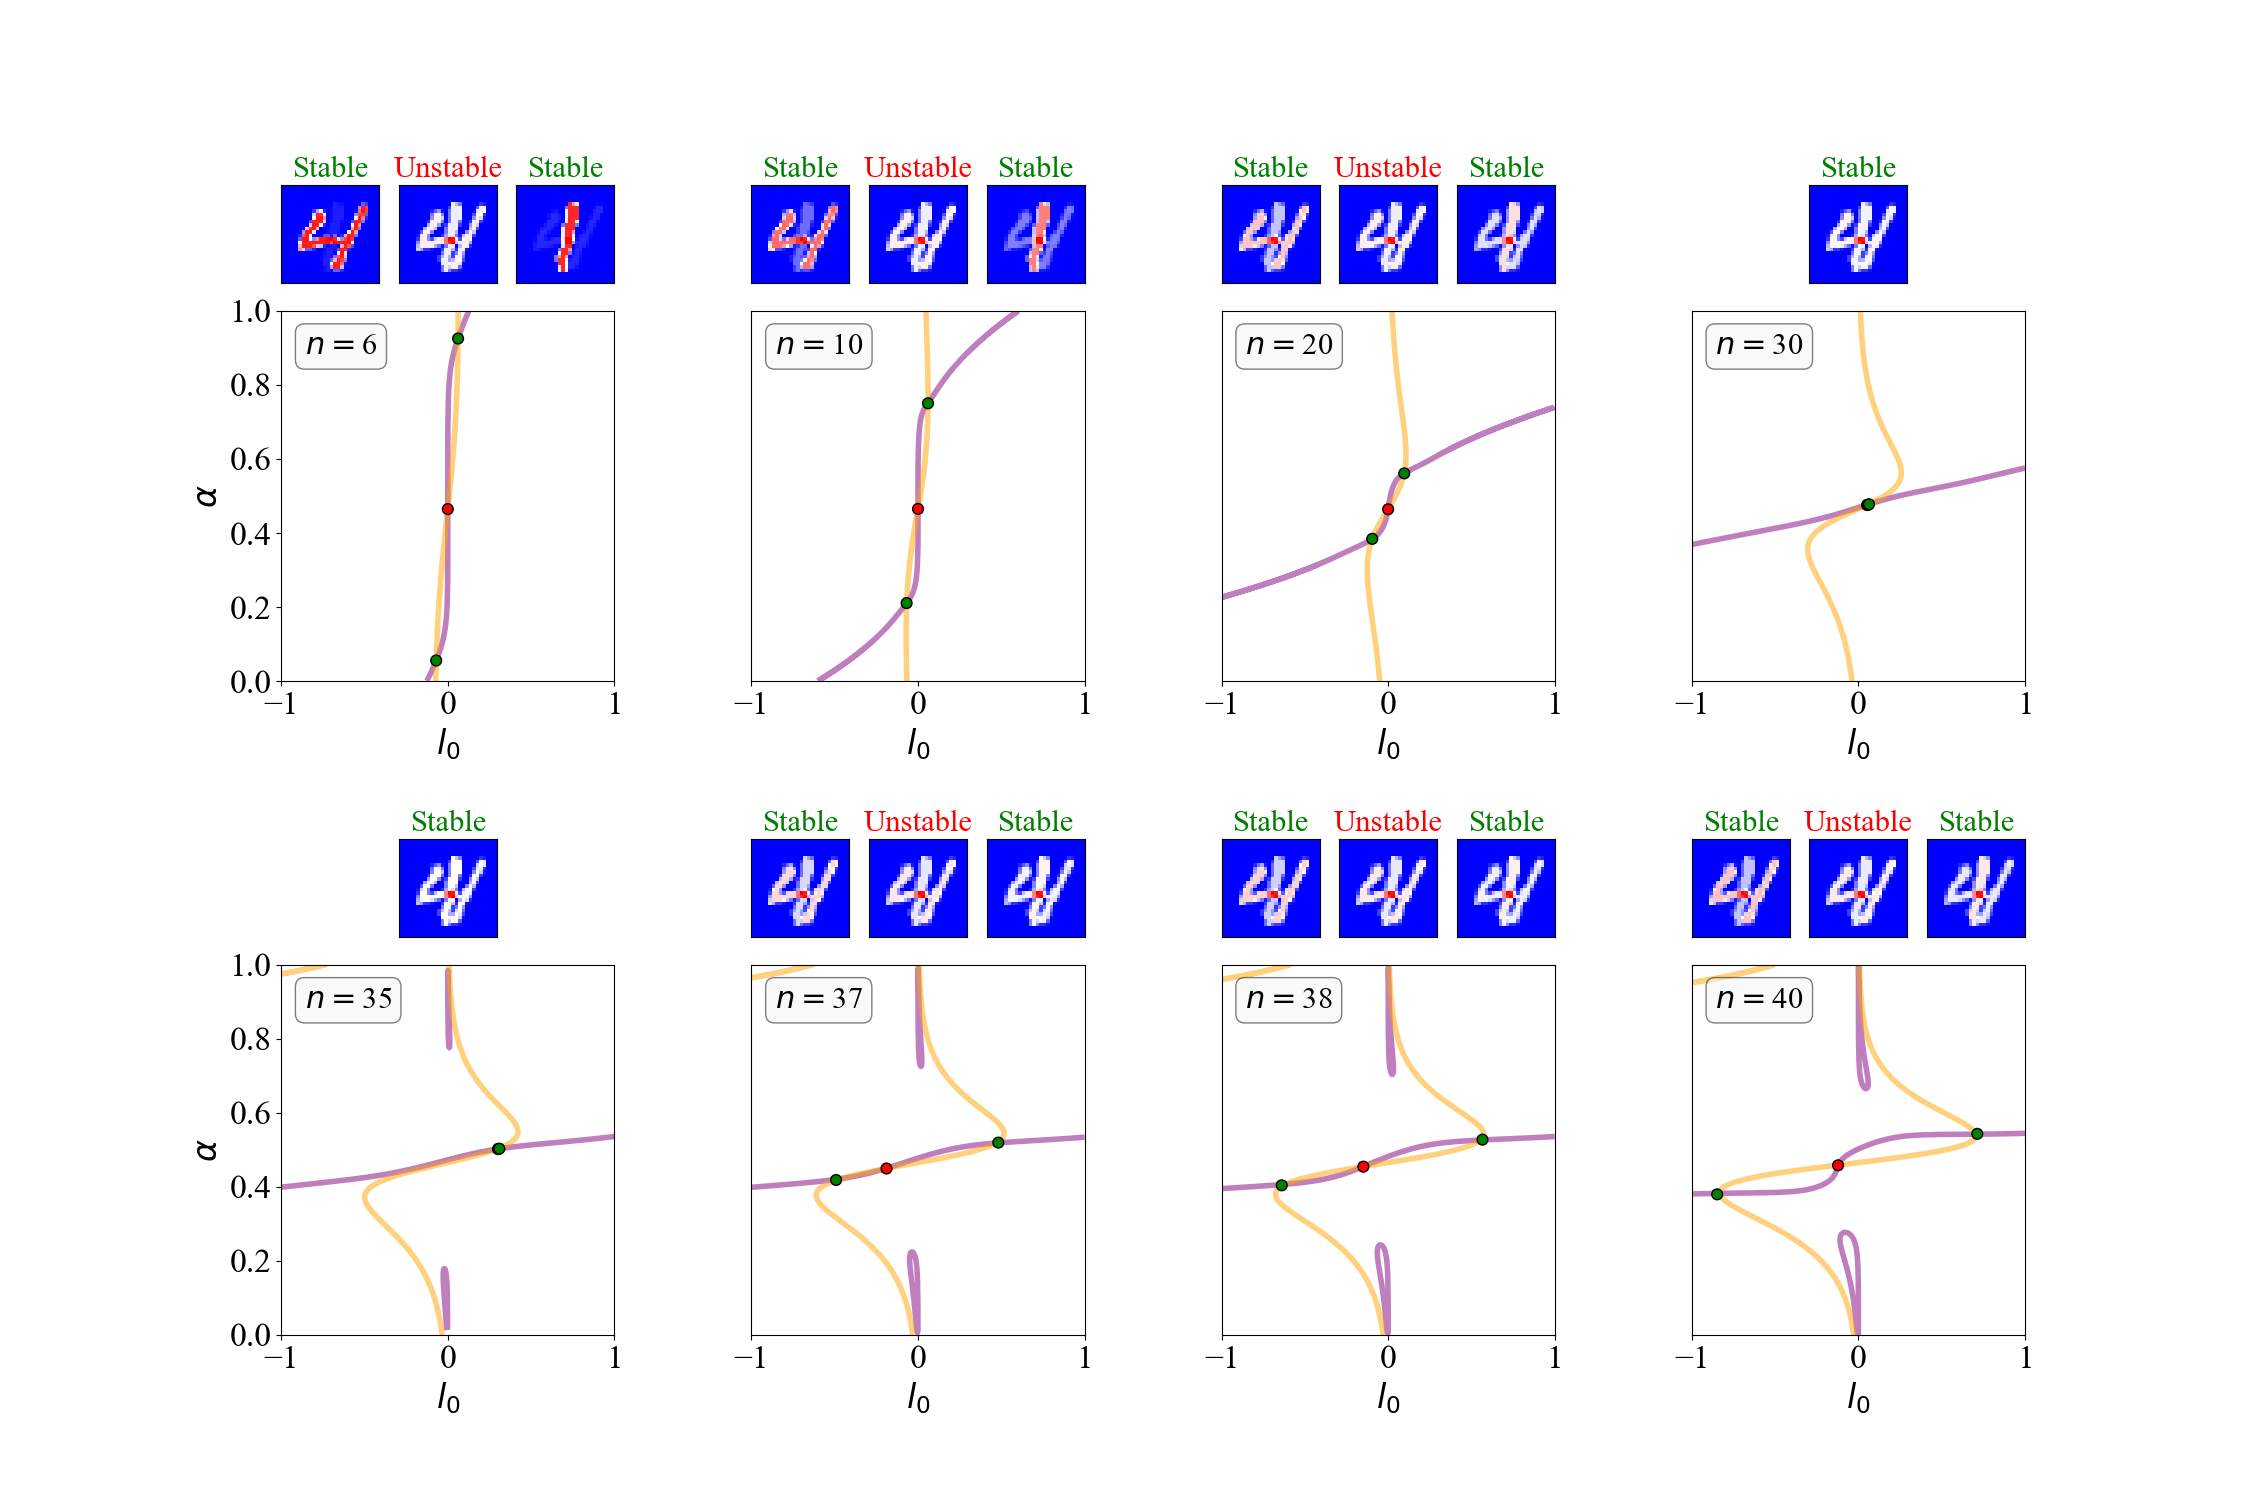

Source code (Python):
import sys
sys.path.append('../')

import numpy as np


import matplotlib.pyplot as plt

from Figure_6_functions import *


import matplotlib
font = {'family' : 'Times New Roman',
        'weight' : 'normal',
        'size'   : 24}
matplotlib.rc('font', **font)

fig = plt.figure(figsize=(15*1.5, 5*2*1.5 ))
axs = fig.subplot_mosaic(
    """
    abc.def.ghi.jkl
    AAA.BBB.CCC.DDD
    AAA.BBB.CCC.DDD
    AAA.BBB.CCC.DDD
    ...............
    mno.pqr.stu.vwx
    EEE.FFF.GGG.HHH
    EEE.FFF.GGG.HHH
    EEE.FFF.GGG.HHH
    """
)


# Figure 6 object
f5 = Figure_6("run_[1, 4]_n15_T700_alpha0.8_l_00.5.npz", data_dir="../Figure 6/data/", C_data_dir="../Figure 6/C_Code_FPs/") 

# Fetch all nullcline axes
nullcline_axes = np.asarray([axs['A'], axs['B'], axs['C'], axs['D'],
                             axs['E'], axs['F'], axs['G'], axs['H']])
# Cosmetics
for i in range(0, len(nullcline_axes)):
    nullcline_axes[i].set_xlabel(r'$l_0$');
    if i != 0 and i != 4:
        nullcline_axes[i].set_yticks([]);
        continue
    nullcline_axes[i].set_ylabel(r'$\alpha$')


# Fetching all the memory snapshot axes
# The snapshot of memories at fixed points
mem_snapshots_axs = np.asarray( [ [axs['a'], axs['b'], axs['c']],
                                  [axs['d'], axs['e'], axs['f']],
                                  [axs['g'], axs['h'], axs['i']],
                                  [axs['j'], axs['k'], axs['l']],
                                  [axs['m'], axs['n'], axs['o']],
                                  [axs['p'], axs['q'], axs['r']],
                                  [axs['s'], axs['t'], axs['u']],
                                  [axs['v'], axs['w'], axs['x']]] )

# Cosmetics
for ax in mem_snapshots_axs.ravel():
    ax.set_xticks([]); ax.set_yticks([]);



n_range = np.asarray([6, 10, 20, 30, 35, 37, 38, 40])
for i, n in enumerate(n_range):
    alphas, betas = f5.plot_nullclines(nullcline_axes[i], n)
     
    for j in range(3):
        f5.plot_snapshot(mem_snapshots_axs[i, j], alphas[j], betas[j], isStable=int(j!=1)+int(i==3)+int(i==4), fontsize=22) # if j==1 it's unstable unless i==2 in which case the center point is stable


# Cosmetics - remove duplicates for single FPs
mem_snapshots_axs[3, 0].remove()
mem_snapshots_axs[3, -1].remove()
mem_snapshots_axs[4, 0].remove()
mem_snapshots_axs[4, -1].remove()

plt.savefig("Figure_6S_Nullclines.png")
